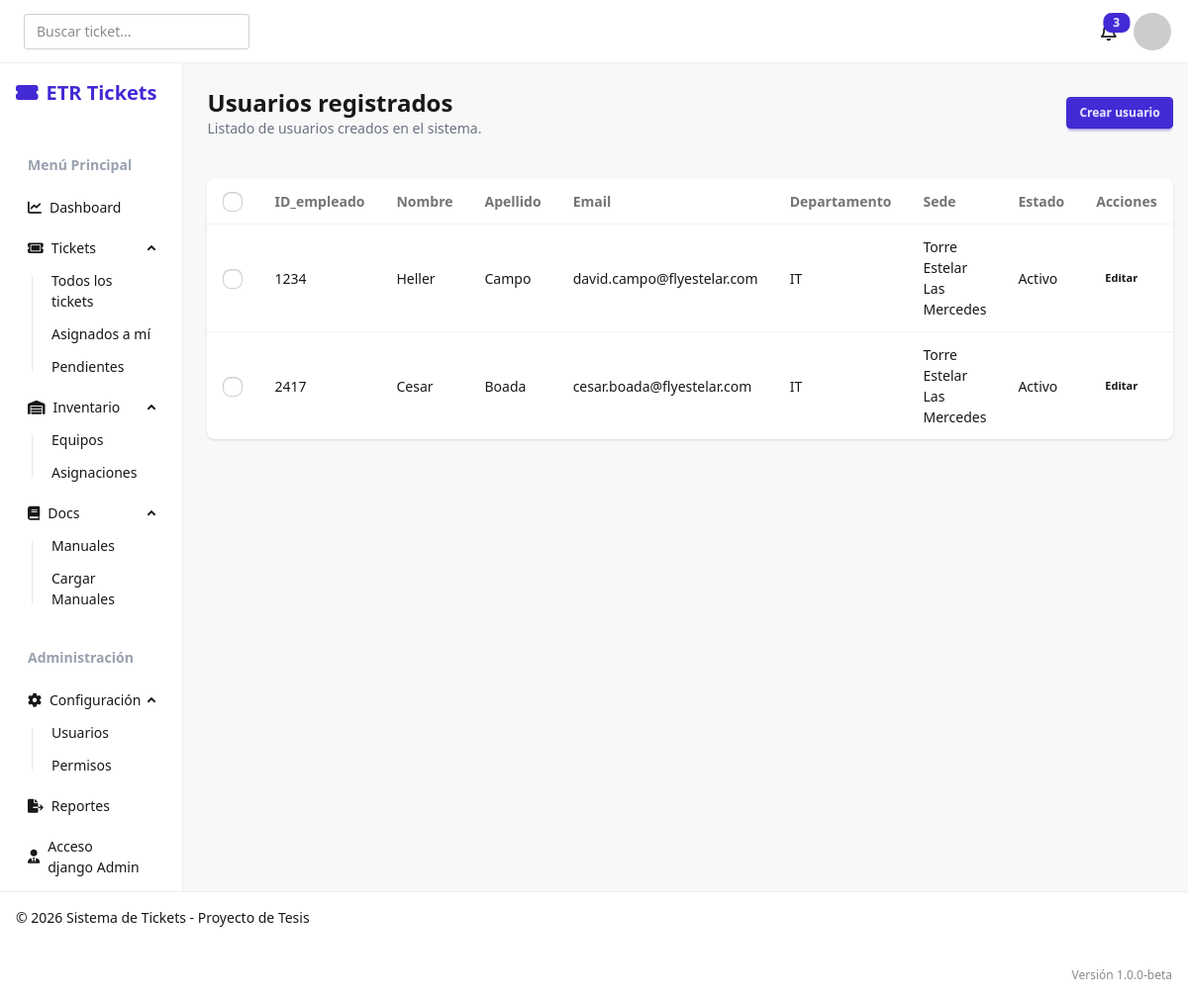
Page /users/view/ (signed in) on the committed database.
### users/models.py (models this page shows, shortened)
class usuario(AbstractUser):
    validador_empleado = RegexValidator(
        regex=r'^\d{4}',
        message="el numero de empleado debe tener 4 digitos"
    )
    ID_empleado = models.CharField(
        max_length=4,
        unique=True,
        validators=[validador_empleado],
        help_text="ID de empleado de 4 digitos",
        default="0000"
    )
    USERNAME_FIELD = 'ID_empleado'
    departamento = models.ForeignKey(
        'departamento',
        on_delete=models.SET_NULL,
        null=True,
        related_name='usuarios'
        )
    sede = models.ForeignKey(
        'sede',
        on_delete=models.SET_NULL,
        null=True,
        related_name='usuarios'
        )
    REQUIRED_FIELDS = ['username', 'email']

class departamento(models.Model):
    codigo = models.CharField(max_length=10, unique=True, null=True)
    nombre = models.CharField(max_length=50, unique=True)
    def __str__(self):
        return self.nombre
    class Meta:
        verbose_name_plural = "departamentos"

class sede(models.Model):
    codigo = models.CharField(
        max_length=3,
        unique=True,
        help_text="Codigo de sede de 3 caracteres")
    nombre = models.CharField(
        max_length=50,
        unique=True)
    departamentos = models.ManyToManyField(
        departamento,
        related_name='sedes',
        help_text="Departamentos en esta sede"
        )
    def __str__(self):
        return self.nombre

### users/views.py (the view)
# urls.py: path('view/', views.user_view, name='user_view'),
@login_required
def user_view(request):
    user_model = get_user_model()
    usuarios = user_model.objects.select_related('departamento', 'sede').filter(is_active=True).order_by('ID_empleado')
    return render(request, 'user_view.html', {'usuarios': usuarios})

### users/templates/user_view.html (shortened to what this page needs)
{% extends 'base.html' %}
{% block content %}
<div class="space-y-6">
    <div class="flex flex-col gap-4 sm:flex-row sm:items-center sm:justify-between">
        <div>
            <h1 class="text-2xl font-bold">Usuarios registrados</h1>
            <p class="text-sm text-gray-500">Listado de usuarios creados en el sistema.</p>
        </div>
        <a href="{% url 'user_create' %}" class="btn btn-primary btn-sm">Crear usuario</a>
    </div>
    <form method="post" id="users-form" action="{% url 'user_delete' %}" class="space-y-4">
        <div class="overflow-x-auto bg-base-100 rounded-lg shadow">
            <table class="table w-full">
                <thead>
                    <tr>
                        <th>
                            <input type="checkbox" id="select-all" class="checkbox checkbox-sm" />
                        </th>
                        <th>ID_empleado</th>
                        <th>Nombre</th>
                        <th>Apellido</th>
                        <th>Email</th>
                        <th>Departamento</th>
                        <th>Sede</th>
                        <th>Estado</th>
                        <th>Acciones</th>
                    </tr>
                </thead>
                <tbody>
                    {% for usuario in usuarios %}
                        <tr>
                            <td>
                                <input
                                    type="checkbox"
                                    name="usuarios_seleccionados"
                                    value="{{ usuario.id }}"
                                    class="checkbox checkbox-sm row-checkbox"
                                />
                            </td>
                            <td>{{ usuario.ID_empleado }}</td>
                            <td>{{ usuario.first_name }}</td>
                            <td>{{ usuario.last_name }}</td>
                            <td>{{ usuario.email }}</td>
                            <td>{{ usuario.departamento }}</td>
                            <td>{{ usuario.sede }}</td>
                            <td>{{ usuario.is_active|yesno:"Activo,Inactivo"}}</td>
                            <td>
                                <a href="{% url 'user_edit' usuario.id %}" class="btn btn-ghost btn-xs">Editar</a>
                            </td>
                        </tr>
                    {% empty %}
                        <tr>
                            <td colspan="8" class="text-center text-gray-500 py-6">No hay usuarios registrados.</td>
                        </tr>
                    {% endfor %}
                </tbody>
            </table>
        </div>
    </form>
</div>
{% endblock %}

### rows in the picture
usuario: ID_empleado "1234", first_name "Heller", last_name "Campo", email "david.campo@flyestelar.com", departamento "IT", sede "Torre Estelar Las Mercedes", is_active "Activo"
usuario: ID_empleado "2417", first_name "Cesar", last_name "Boada", email "cesar.boada@flyestelar.com", departamento "IT", sede "Torre Estelar Las Mercedes", is_active "Activo"
